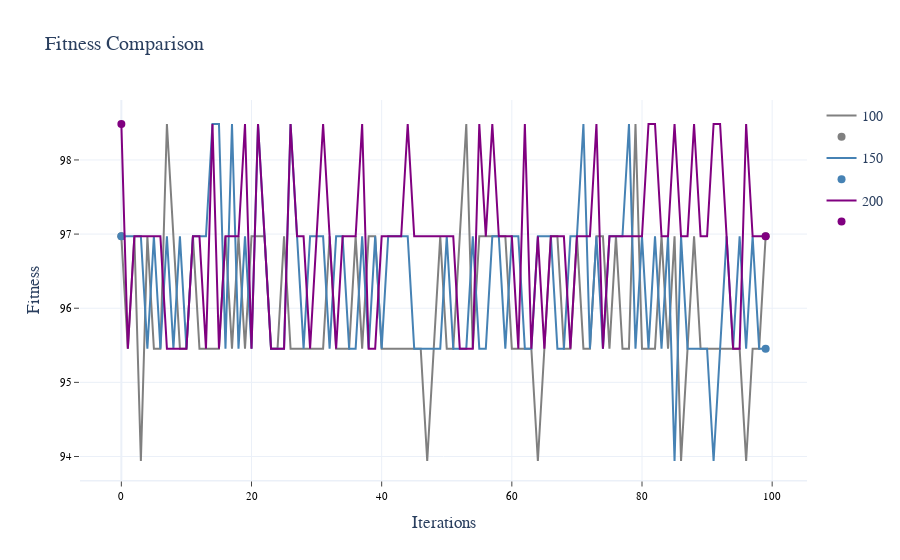
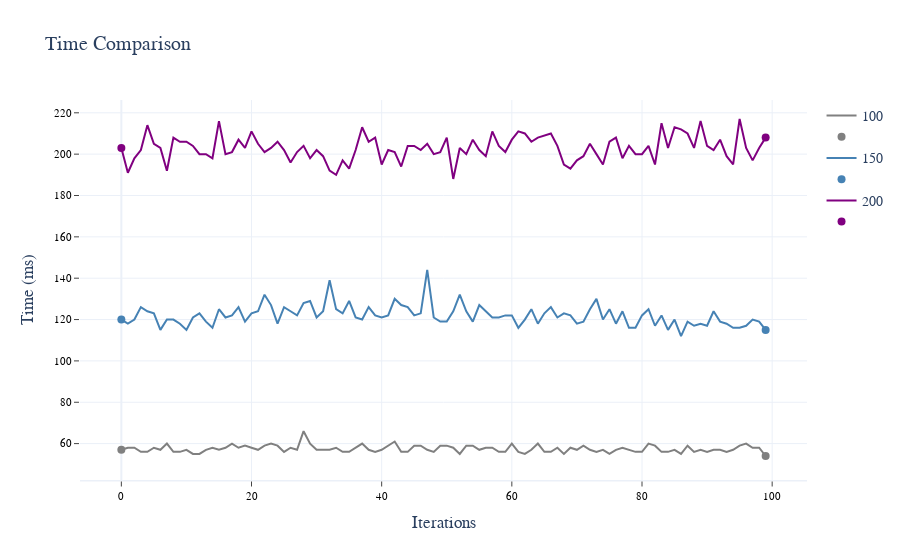

Notebook code cell kept with these figures, in order:
### Markdown cell above
### __2.4 Population__

### Code cell
# seed for reproducibility
np.random.seed(0)

# Define the range of values
population = [100, 150, 200]

# Setting previous best parameter as new default value
params.update(replace_param)

# Print current parameters to use in best_operators_search
print('\033[1mParameters for GA:\033[0m', end='\n\n')
print(params, end='\n\n')

param_list, df = best_operators_search('pop', population, params)

# Displaying average results of the 100 iterations
print('\033[1mAverage results:', end='\n')
df['const'] = 'const'
df_avg = df.groupby('const').mean().reset_index(drop=True).round(3)
display(df_avg)

# Getting best parameter by fitness & time
best_param_fit = df_avg[[col for col in df_avg.columns if col.startswith('Fit_')]].idxmax(axis=1)[0].replace('Fit_', '')
best_param_time = df_avg[[col for col in df_avg.columns if col.startswith('Time_')]].idxmin(axis=1)[0].replace('Time_', '')
replace_param = {'pop': int(best_param_fit)}
print(f'\nBest Fitness: \033[1m{best_param_fit}\033[0m\n\nBest Time: \033[1m{best_param_time}\033[0m', end='\n\n')

# Plotting results
plot_values(data = df, colors = color_palette[:len(population)], layout=2, template='white', grid=True)

### Figure 1 — Plotly figure (JSON) as saved in the notebook; plotly's stock layout.template omitted (floating-point values rounded to 4 significant figures)
{"data": [{"line": {"color": "gray", "width": 2}, "name": "100", "type": "scatter", "x": [0, 1, 2, 3, 4, 5, 6, 7, 8, 9, 10, 11, 12, 13, 14, 15, 16, 17, 18, 19, 20, 21, 22, 23, 24, 25, 26, 27, 28, 29, 30, 31, 32, 33, 34, 35, 36, 37, 38, 39, 40, 41, 42, 43, 44, 45, 46, 47, 48, 49, 50, 51, 52, 53, 54, 55, 56, 57, 58, 59, 60, 61, 62, 63, 64, 65, 66, 67, 68, 69, 70, 71, 72, 73, 74, 75, 76, 77, 78, 79, 80, 81, 82, 83, 84, 85, 86, 87, 88, 89, 90, 91, 92, 93, 94, 95, 96, 97, 98, 99], "y": [96.97, 95.45, 96.97, 93.94, 96.97, 95.45, 95.45, 98.48, 96.97, 95.45, 95.45, 96.97, 95.45, 95.45, 95.45, 95.45, 96.97, 95.45, 96.97, 95.45, 96.97, 96.97, 96.97, 95.45, 95.45, 96.97, 95.45, 95.45, 95.45, 95.45, 95.45, 95.45, 96.97, 95.45, 95.45, 95.45, 96.97, 95.45, 96.97, 96.97, 95.45, 95.45, 95.45, 95.45, 95.45, 95.45, 95.45, 93.94, 95.45, 96.97, 95.45, 95.45, 96.97, 98.48, 95.45, 96.97, 96.97, 96.97, 96.97, 96.97, 95.45, 95.45, 95.45, 95.45, 93.94, 95.45, 96.97, 96.97, 95.45, 95.45, 96.97, 95.45, 95.45, 96.97, 96.97, 95.45, 96.97, 95.45, 95.45, 98.48, 95.45, 95.45, 95.45, 96.97, 95.45, 96.97, 93.94, 95.45, 96.97, 95.45, 95.45, 95.45, 95.45, 95.45, 95.45, 95.45, 93.94, 95.45, 95.45, 96.97]}, {"marker": {"color": "gray", "size": 8}, "mode": "markers", "name": "", "type": "scatter", "x": [0, 99], "y": [96.97, 96.97]}, {"line": {"color": "steelblue", "width": 2}, "name": "150", "type": "scatter", "x": [0, 1, 2, 3, 4, 5, 6, 7, 8, 9, 10, 11, 12, 13, 14, 15, 16, 17, 18, 19, 20, 21, 22, 23, 24, 25, 26, 27, 28, 29, 30, 31, 32, 33, 34, 35, 36, 37, 38, 39, 40, 41, 42, 43, 44, 45, 46, 47, 48, 49, 50, 51, 52, 53, 54, 55, 56, 57, 58, 59, 60, 61, 62, 63, 64, 65, 66, 67, 68, 69, 70, 71, 72, 73, 74, 75, 76, 77, 78, 79, 80, 81, 82, 83, 84, 85, 86, 87, 88, 89, 90, 91, 92, 93, 94, 95, 96, 97, 98, 99], "y": [96.97, 96.97, 96.97, 96.97, 95.45, 96.97, 95.45, 96.97, 95.45, 96.97, 95.45, 96.97, 96.97, 96.97, 98.48, 98.48, 95.45, 98.48, 95.45, 96.97, 95.45, 98.48, 96.97, 95.45, 95.45, 95.45, 98.48, 96.97, 95.45, 96.97, 96.97, 96.97, 95.45, 96.97, 96.97, 95.45, 95.45, 96.97, 95.45, 96.97, 95.45, 96.97, 96.97, 96.97, 96.97, 95.45, 95.45, 95.45, 95.45, 95.45, 96.97, 95.45, 95.45, 95.45, 96.97, 95.45, 95.45, 96.97, 96.97, 95.45, 96.97, 96.97, 95.45, 95.45, 96.97, 96.97, 96.97, 95.45, 95.45, 96.97, 96.97, 98.48, 95.45, 96.97, 95.45, 96.97, 96.97, 96.97, 98.48, 95.45, 96.97, 95.45, 96.97, 95.45, 96.97, 93.94, 96.97, 95.45, 95.45, 95.45, 95.45, 93.94, 95.45, 96.97, 95.45, 96.97, 95.45, 96.97, 95.45, 95.45]}, {"marker": {"color": "steelblue", "size": 8}, "mode": "markers", "name": "", "type": "scatter", "x": [0, 99], "y": [96.97, 95.45]}, {"line": {"color": "purple", "width": 2}, "name": "200", "type": "scatter", "x": [0, 1, 2, 3, 4, 5, 6, 7, 8, 9, 10, 11, 12, 13, 14, 15, 16, 17, 18, 19, 20, 21, 22, 23, 24, 25, 26, 27, 28, 29, 30, 31, 32, 33, 34, 35, 36, 37, 38, 39, 40, 41, 42, 43, 44, 45, 46, 47, 48, 49, 50, 51, 52, 53, 54, 55, 56, 57, 58, 59, 60, 61, 62, 63, 64, 65, 66, 67, 68, 69, 70, 71, 72, 73, 74, 75, 76, 77, 78, 79, 80, 81, 82, 83, 84, 85, 86, 87, 88, 89, 90, 91, 92, 93, 94, 95, 96, 97, 98, 99], "y": [98.48, 95.45, 96.97, 96.97, 96.97, 96.97, 96.97, 95.45, 95.45, 95.45, 95.45, 96.97, 96.97, 95.45, 98.48, 95.45, 96.97, 96.97, 96.97, 98.48, 95.45, 98.48, 96.97, 95.45, 95.45, 95.45, 98.48, 96.97, 96.97, 95.45, 96.97, 98.48, 96.97, 95.45, 96.97, 96.97, 96.97, 98.48, 95.45, 95.45, 96.97, 96.97, 96.97, 96.97, 98.48, 96.97, 96.97, 96.97, 96.97, 96.97, 96.97, 96.97, 95.45, 95.45, 95.45, 98.48, 96.97, 98.48, 96.97, 96.97, 96.97, 95.45, 98.48, 95.45, 96.97, 95.45, 96.97, 96.97, 96.97, 95.45, 96.97, 96.97, 96.97, 98.48, 95.45, 96.97, 96.97, 96.97, 96.97, 96.97, 96.97, 98.48, 98.48, 96.97, 96.97, 98.48, 96.97, 96.97, 98.48, 96.97, 96.97, 98.48, 98.48, 96.97, 95.45, 95.45, 98.48, 96.97, 96.97, 96.97]}, {"marker": {"color": "purple", "size": 8}, "mode": "markers", "name": "", "type": "scatter", "x": [0, 99], "y": [98.48, 96.97]}], "layout": {"font": {"family": "Verdana", "size": 14}, "title": {"text": "Fitness Comparison"}, "xaxis": {"linewidth": 1.5, "showgrid": true, "showline": true, "showticklabels": true, "tickfont": {"color": "#000000", "family": "Verdana", "size": 11}, "ticks": "outside", "title": {"text": "Iterations"}}, "yaxis": {"showgrid": true, "showline": false, "showticklabels": true, "tickfont": {"color": "#000000", "family": "Verdana", "size": 11}, "ticks": "outside", "title": {"text": "Fitness"}, "zeroline": false}}}

### Figure 2 — Plotly figure (JSON) as saved in the notebook; plotly's stock layout.template omitted (floating-point values rounded to 4 significant figures)
{"data": [{"line": {"color": "gray", "width": 2}, "name": "100", "type": "scatter", "x": [0, 1, 2, 3, 4, 5, 6, 7, 8, 9, 10, 11, 12, 13, 14, 15, 16, 17, 18, 19, 20, 21, 22, 23, 24, 25, 26, 27, 28, 29, 30, 31, 32, 33, 34, 35, 36, 37, 38, 39, 40, 41, 42, 43, 44, 45, 46, 47, 48, 49, 50, 51, 52, 53, 54, 55, 56, 57, 58, 59, 60, 61, 62, 63, 64, 65, 66, 67, 68, 69, 70, 71, 72, 73, 74, 75, 76, 77, 78, 79, 80, 81, 82, 83, 84, 85, 86, 87, 88, 89, 90, 91, 92, 93, 94, 95, 96, 97, 98, 99], "y": [57, 58, 58, 56, 56, 58, 57, 60, 56, 56, 57, 55, 55, 57, 58, 57, 58, 60, 58, 59, 58, 57, 59, 60, 59, 56, 58, 57, 66, 60, 57, 57, 57, 58, 56, 56, 58, 60, 57, 56, 57, 59, 61, 56, 56, 59, 59, 57, 56, 59, 59, 58, 55, 59, 59, 57, 58, 58, 56, 56, 60, 56, 55, 57, 60, 56, 56, 58, 55, 58, 57, 59, 57, 56, 57, 55, 57, 58, 57, 56, 56, 60, 59, 56, 56, 57, 55, 59, 56, 57, 56, 57, 57, 56, 57, 59, 60, 58, 58, 54]}, {"marker": {"color": "gray", "size": 8}, "mode": "markers", "name": "", "type": "scatter", "x": [0, 99], "y": [57, 54]}, {"line": {"color": "steelblue", "width": 2}, "name": "150", "type": "scatter", "x": [0, 1, 2, 3, 4, 5, 6, 7, 8, 9, 10, 11, 12, 13, 14, 15, 16, 17, 18, 19, 20, 21, 22, 23, 24, 25, 26, 27, 28, 29, 30, 31, 32, 33, 34, 35, 36, 37, 38, 39, 40, 41, 42, 43, 44, 45, 46, 47, 48, 49, 50, 51, 52, 53, 54, 55, 56, 57, 58, 59, 60, 61, 62, 63, 64, 65, 66, 67, 68, 69, 70, 71, 72, 73, 74, 75, 76, 77, 78, 79, 80, 81, 82, 83, 84, 85, 86, 87, 88, 89, 90, 91, 92, 93, 94, 95, 96, 97, 98, 99], "y": [120, 118, 120, 126, 124, 123, 115, 120, 120, 118, 115, 121, 123, 119, 116, 125, 121, 122, 126, 119, 123, 124, 132, 127, 118, 126, 124, 122, 128, 129, 121, 124, 139, 125, 123, 129, 121, 120, 126, 122, 121, 122, 130, 127, 126, 122, 123, 144, 121, 119, 119, 124, 132, 124, 119, 127, 124, 121, 121, 122, 122, 116, 120, 125, 118, 123, 126, 121, 123, 122, 118, 119, 125, 130, 120, 125, 118, 124, 116, 116, 122, 125, 117, 122, 115, 120, 112, 119, 117, 118, 117, 124, 119, 118, 116, 116, 117, 120, 119, 115]}, {"marker": {"color": "steelblue", "size": 8}, "mode": "markers", "name": "", "type": "scatter", "x": [0, 99], "y": [120, 115]}, {"line": {"color": "purple", "width": 2}, "name": "200", "type": "scatter", "x": [0, 1, 2, 3, 4, 5, 6, 7, 8, 9, 10, 11, 12, 13, 14, 15, 16, 17, 18, 19, 20, 21, 22, 23, 24, 25, 26, 27, 28, 29, 30, 31, 32, 33, 34, 35, 36, 37, 38, 39, 40, 41, 42, 43, 44, 45, 46, 47, 48, 49, 50, 51, 52, 53, 54, 55, 56, 57, 58, 59, 60, 61, 62, 63, 64, 65, 66, 67, 68, 69, 70, 71, 72, 73, 74, 75, 76, 77, 78, 79, 80, 81, 82, 83, 84, 85, 86, 87, 88, 89, 90, 91, 92, 93, 94, 95, 96, 97, 98, 99], "y": [203, 191, 198, 202, 214, 205, 203, 192, 208, 206, 206, 204, 200, 200, 198, 216, 200, 201, 207, 203, 211, 205, 201, 203, 206, 202, 196, 201, 204, 198, 202, 199, 192, 190, 197, 193, 202, 213, 206, 208, 195, 202, 201, 194, 204, 204, 202, 205, 200, 201, 208, 188, 203, 200, 207, 202, 199, 211, 204, 201, 207, 211, 210, 206, 208, 209, 210, 204, 195, 193, 197, 199, 205, 200, 195, 206, 208, 198, 204, 200, 200, 204, 195, 215, 203, 213, 212, 210, 203, 216, 204, 202, 207, 199, 195, 217, 203, 197, 203, 208]}, {"marker": {"color": "purple", "size": 8}, "mode": "markers", "name": "", "type": "scatter", "x": [0, 99], "y": [203, 208]}], "layout": {"font": {"family": "Verdana", "size": 14}, "title": {"text": "Time Comparison"}, "xaxis": {"linewidth": 1.5, "showgrid": true, "showline": true, "showticklabels": true, "tickfont": {"color": "#000000", "family": "Verdana", "size": 11}, "ticks": "outside", "title": {"text": "Iterations"}}, "yaxis": {"showgrid": true, "showline": false, "showticklabels": true, "tickfont": {"color": "#000000", "family": "Verdana", "size": 11}, "ticks": "outside", "title": {"text": "Time (ms)"}, "zeroline": false}}}
